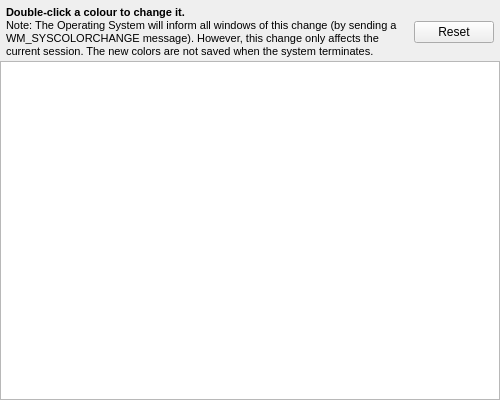
<?xml version="1.0" encoding="UTF-8"?>
<ui version="4.0">
 <class>SystemColoursPane</class>
 <widget class="QWidget" name="SystemColoursPane">
  <property name="geometry">
   <rect>
    <x>0</x>
    <y>0</y>
    <width>500</width>
    <height>400</height>
   </rect>
  </property>
  <layout class="QVBoxLayout" name="verticalLayout">
   <property name="spacing">
    <number>0</number>
   </property>
   <property name="leftMargin">
    <number>0</number>
   </property>
   <property name="topMargin">
    <number>0</number>
   </property>
   <property name="rightMargin">
    <number>0</number>
   </property>
   <property name="bottomMargin">
    <number>0</number>
   </property>
   <item>
    <widget class="QWidget" name="widget" native="true">
     <layout class="QHBoxLayout" name="horizontalLayout">
      <property name="leftMargin">
       <number>6</number>
      </property>
      <property name="topMargin">
       <number>6</number>
      </property>
      <property name="rightMargin">
       <number>6</number>
      </property>
      <property name="bottomMargin">
       <number>3</number>
      </property>
      <item>
       <widget class="QLabel" name="label">
        <property name="text">
         <string>&lt;!DOCTYPE HTML PUBLIC &quot;-//W3C//DTD HTML 4.0//EN&quot; &quot;http://www.w3.org/TR/REC-html40/strict.dtd&quot;&gt;
&lt;html&gt;&lt;head&gt;&lt;meta name=&quot;qrichtext&quot; content=&quot;1&quot; /&gt;&lt;style type=&quot;text/css&quot;&gt;
p, li { white-space: pre-wrap; }
&lt;/style&gt;&lt;/head&gt;&lt;body style=&quot; font-family:'MS Shell Dlg 2'; font-size:8.25pt; font-weight:400; font-style:normal;&quot;&gt;
&lt;p style=&quot; margin-top:0px; margin-bottom:0px; margin-left:0px; margin-right:0px; -qt-block-indent:0; text-indent:0px;&quot;&gt;&lt;span style=&quot; font-size:8pt; font-weight:600;&quot;&gt;Double-click a colour to change it.&lt;/span&gt;&lt;/p&gt;
&lt;p style=&quot; margin-top:0px; margin-bottom:0px; margin-left:0px; margin-right:0px; -qt-block-indent:0; text-indent:0px;&quot;&gt;&lt;span style=&quot; font-size:8pt;&quot;&gt;Note: The Operating System will inform all windows of this change (by sending a WM_SYSCOLORCHANGE message). However, this change only affects the current session. The new colors are not saved when the system terminates.&lt;/span&gt;&lt;/p&gt;&lt;/body&gt;&lt;/html&gt;</string>
        </property>
        <property name="wordWrap">
         <bool>true</bool>
        </property>
       </widget>
      </item>
      <item>
       <widget class="QPushButton" name="resetColoursButton">
        <property name="maximumSize">
         <size>
          <width>80</width>
          <height>16777215</height>
         </size>
        </property>
        <property name="whatsThis">
         <string>Resets the colours to what they were when this dialog was opened.</string>
        </property>
        <property name="text">
         <string>Reset</string>
        </property>
       </widget>
      </item>
     </layout>
    </widget>
   </item>
   <item>
    <widget class="QTableView" name="table">
     <property name="editTriggers">
      <set>QAbstractItemView::DoubleClicked|QAbstractItemView::EditKeyPressed</set>
     </property>
     <property name="selectionBehavior">
      <enum>QAbstractItemView::SelectRows</enum>
     </property>
     <property name="verticalScrollMode">
      <enum>QAbstractItemView::ScrollPerPixel</enum>
     </property>
     <property name="horizontalScrollMode">
      <enum>QAbstractItemView::ScrollPerPixel</enum>
     </property>
     <property name="wordWrap">
      <bool>false</bool>
     </property>
     <property name="cornerButtonEnabled">
      <bool>false</bool>
     </property>
     <attribute name="horizontalHeaderHighlightSections">
      <bool>false</bool>
     </attribute>
     <attribute name="horizontalHeaderShowSortIndicator" stdset="0">
      <bool>false</bool>
     </attribute>
     <attribute name="horizontalHeaderStretchLastSection">
      <bool>true</bool>
     </attribute>
     <attribute name="verticalHeaderCascadingSectionResizes">
      <bool>true</bool>
     </attribute>
     <attribute name="verticalHeaderDefaultSectionSize">
      <number>0</number>
     </attribute>
     <attribute name="verticalHeaderHighlightSections">
      <bool>false</bool>
     </attribute>
     <attribute name="verticalHeaderShowSortIndicator" stdset="0">
      <bool>false</bool>
     </attribute>
    </widget>
   </item>
  </layout>
 </widget>
 <resources/>
 <connections/>
</ui>
